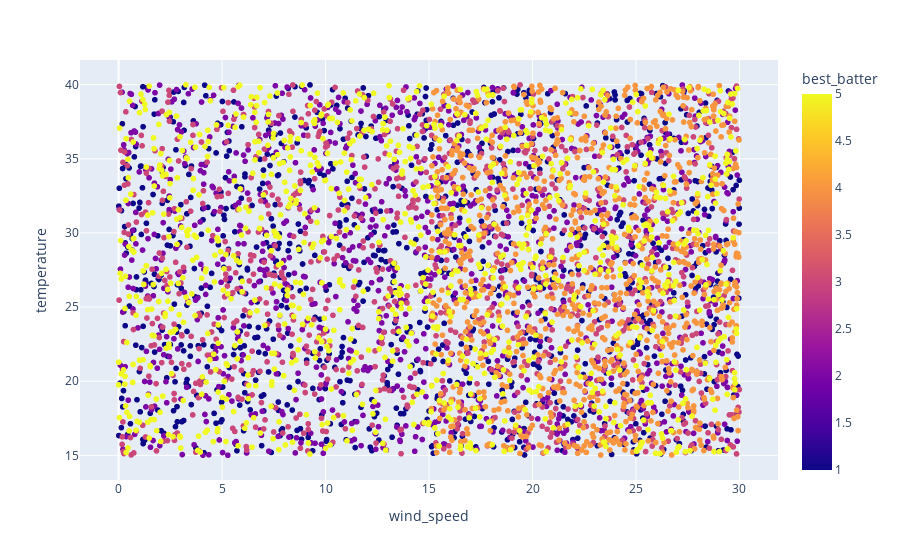

This figure's notebook cell:
### Code cell
px.scatter(data, x='wind_speed', y='temperature', hover_data=['best_batter', 'temperature', 'wind_speed'], color='best_batter')

### Figure 1 — Plotly figure (JSON) as saved in the notebook; plotly's stock layout.template omitted (floating-point values rounded to 4 significant figures; data arrays with more than 128 entries replaced by an {"elided": "..."} marker saying what was removed)
{"data": [{"customdata": {"elided": "5000x1 int values"}, "hovertemplate": "wind_speed=%{x}<br>temperature=%{y}<br>best_batter=%{marker.color}<extra></extra>", "legendgroup": "", "marker": {"color": {"elided": "5000 int values"}, "coloraxis": "coloraxis", "symbol": "circle"}, "mode": "markers", "name": "", "showlegend": false, "type": "scattergl", "x": {"elided": "5000 float values"}, "xaxis": "x", "y": {"elided": "5000 float values"}, "yaxis": "y"}], "layout": {"coloraxis": {"colorbar": {"title": {"text": "best_batter"}}, "colorscale": [[0, "#0d0887"], [0.1111, "#46039f"], [0.2222, "#7201a8"], [0.3333, "#9c179e"], [0.4444, "#bd3786"], [0.5556, "#d8576b"], [0.6667, "#ed7953"], [0.7778, "#fb9f3a"], [0.8889, "#fdca26"], [1, "#f0f921"]]}, "legend": {"tracegroupgap": 0}, "margin": {"t": 60}, "xaxis": {"anchor": "y", "domain": [0, 1], "title": {"text": "wind_speed"}}, "yaxis": {"anchor": "x", "domain": [0, 1], "title": {"text": "temperature"}}}}
